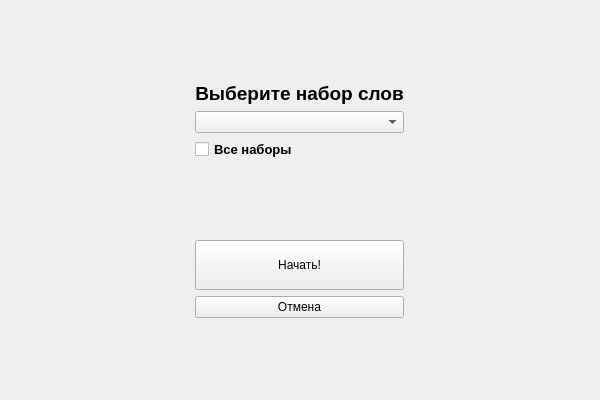
<?xml version="1.0" encoding="UTF-8"?>
<ui version="4.0">
 <class>Choosing</class>
 <widget class="QMainWindow" name="Choosing">
  <property name="geometry">
   <rect>
    <x>0</x>
    <y>0</y>
    <width>600</width>
    <height>400</height>
   </rect>
  </property>
  <property name="windowTitle">
   <string>MainWindow</string>
  </property>
  <widget class="QWidget" name="centralwidget">
   <layout class="QGridLayout" name="gridLayout_2">
    <item row="0" column="0">
     <layout class="QGridLayout" name="gridLayout">
      <item row="2" column="1">
       <widget class="QComboBox" name="comboBoxChoosing"/>
      </item>
      <item row="1" column="1">
       <widget class="QLabel" name="labelChoosing">
        <property name="maximumSize">
         <size>
          <width>16777215</width>
          <height>50</height>
         </size>
        </property>
        <property name="font">
         <font>
          <pointsize>14</pointsize>
          <weight>75</weight>
          <bold>true</bold>
         </font>
        </property>
        <property name="text">
         <string>Выберите набор слов</string>
        </property>
        <property name="alignment">
         <set>Qt::AlignCenter</set>
        </property>
       </widget>
      </item>
      <item row="3" column="2">
       <spacer name="horizontalSpacer_2">
        <property name="orientation">
         <enum>Qt::Horizontal</enum>
        </property>
        <property name="sizeHint" stdset="0">
         <size>
          <width>200</width>
          <height>20</height>
         </size>
        </property>
       </spacer>
      </item>
      <item row="0" column="1">
       <spacer name="verticalSpacer_2">
        <property name="orientation">
         <enum>Qt::Vertical</enum>
        </property>
        <property name="sizeHint" stdset="0">
         <size>
          <width>20</width>
          <height>40</height>
         </size>
        </property>
       </spacer>
      </item>
      <item row="5" column="1">
       <widget class="QPushButton" name="pushButtonBegin">
        <property name="minimumSize">
         <size>
          <width>0</width>
          <height>50</height>
         </size>
        </property>
        <property name="maximumSize">
         <size>
          <width>16777215</width>
          <height>100</height>
         </size>
        </property>
        <property name="text">
         <string>Начать!</string>
        </property>
       </widget>
      </item>
      <item row="4" column="1">
       <spacer name="verticalSpacer">
        <property name="orientation">
         <enum>Qt::Vertical</enum>
        </property>
        <property name="sizeHint" stdset="0">
         <size>
          <width>20</width>
          <height>40</height>
         </size>
        </property>
       </spacer>
      </item>
      <item row="2" column="0">
       <spacer name="horizontalSpacer">
        <property name="orientation">
         <enum>Qt::Horizontal</enum>
        </property>
        <property name="sizeHint" stdset="0">
         <size>
          <width>200</width>
          <height>20</height>
         </size>
        </property>
       </spacer>
      </item>
      <item row="6" column="1">
       <widget class="QPushButton" name="pushButtonCancel">
        <property name="text">
         <string>Отмена</string>
        </property>
       </widget>
      </item>
      <item row="3" column="1">
       <widget class="QCheckBox" name="checkBoxChoosing">
        <property name="font">
         <font>
          <pointsize>10</pointsize>
          <weight>75</weight>
          <bold>true</bold>
         </font>
        </property>
        <property name="text">
         <string>Все наборы</string>
        </property>
       </widget>
      </item>
      <item row="7" column="1">
       <spacer name="verticalSpacer_3">
        <property name="orientation">
         <enum>Qt::Vertical</enum>
        </property>
        <property name="sizeHint" stdset="0">
         <size>
          <width>20</width>
          <height>40</height>
         </size>
        </property>
       </spacer>
      </item>
     </layout>
    </item>
   </layout>
  </widget>
 </widget>
 <resources/>
 <connections/>
</ui>
